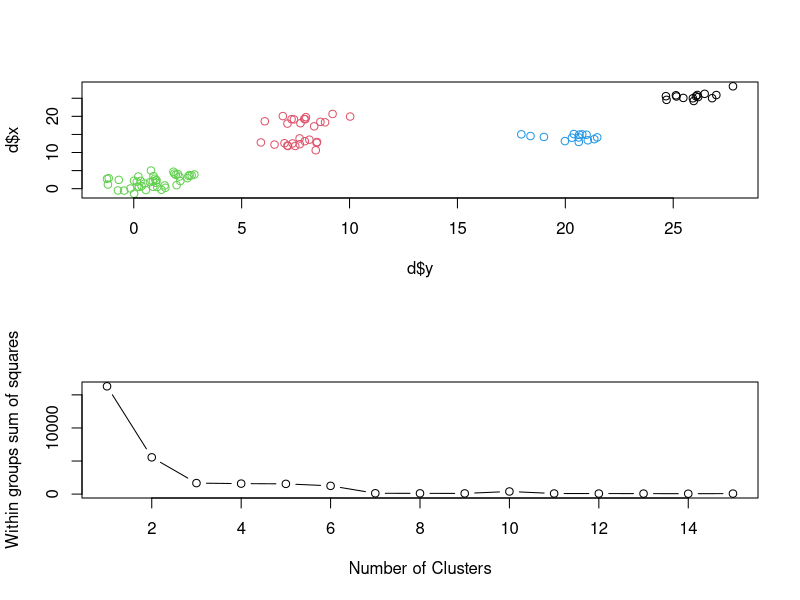

Generate this figure with R:
## ---- chunk 1
n = 100
g <- 7
nclusters <- 4
set.seed(g)
d <- data.frame(x = unlist(lapply(1:g, function(i) rnorm(n/g, runif(1)*i^2))), y = unlist(lapply(1:g, function(i) rnorm(n/g, runif(1)*i^2))) )                        
mydata <- d
wss <- (nrow(mydata)-1)*sum(apply(mydata,2,var))
for (i in 2:15) wss[i] <- sum(kmeans(mydata,centers=i)$withinss)
par(mfrow=c(2,1))
clusters <- kmeans(d, centers = nclusters, iter.max = 10, nstart = 100)
d$cluster <- factor(clusters$cluster)        
plot(d$x ~ d$y, col = d$cluster)                        
plot(1:15, wss, type="b", xlab="Number of Clusters", ylab="Within groups sum of squares")

